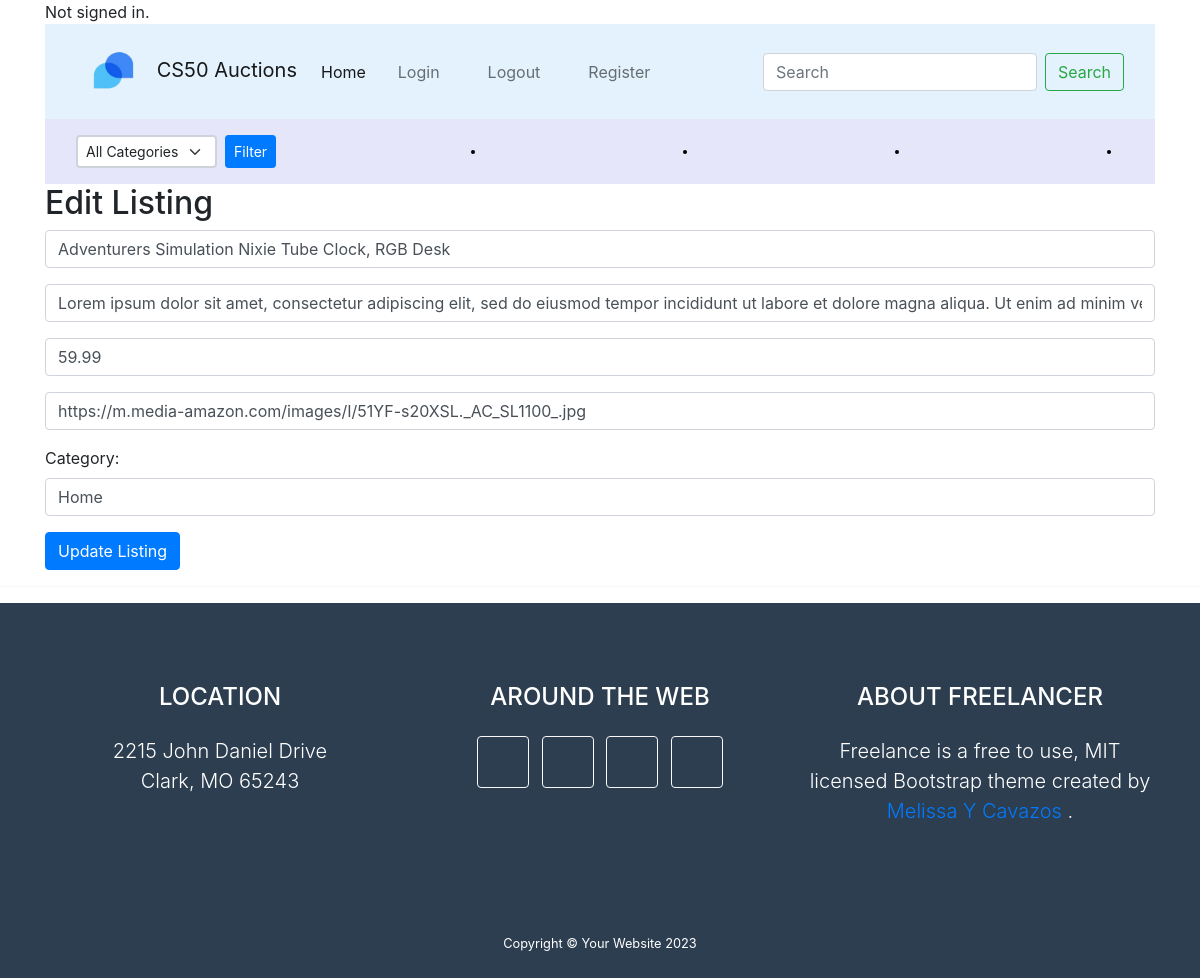
Page /edit_listing/1 on the earlier database version.
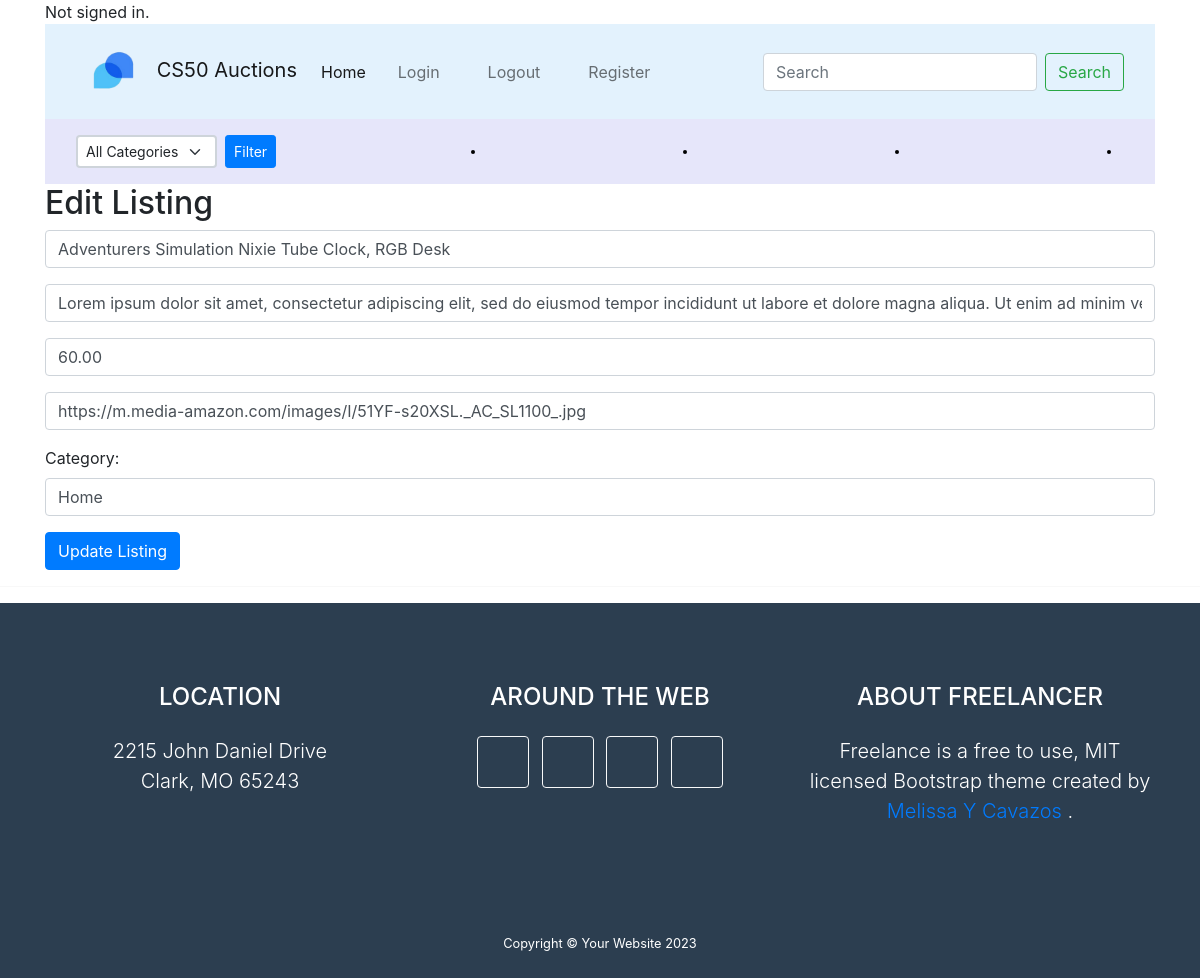
Same page on the later database version.
### auctions/models.py (models this page shows, shortened)
class Listing(models.Model):
    CATEGORIES = (
    ('books', 'Books'),
    ('electronics', 'Electronics'),
    ('fashion', 'Fashion'),
    ('home', 'Home'),
    ('sport', 'Sport'),
    )
    user = models.ForeignKey(User, on_delete=models.CASCADE, related_name="listings", default=1)
    title = models.CharField(max_length=50)
    description = models.TextField()
    price = models.DecimalField(max_digits=6, decimal_places=2)
    image_url = models.URLField(max_length=2000, default='')
    category = models.CharField(max_length=20, choices=CATEGORIES, default='books')
    live = models.BooleanField(default=True)
    watchers = models.ManyToManyField(User, blank=True, related_name="watchlist")
    created = models.DateTimeField(default=timezone.now, blank=True)
    current_price = models.DecimalField(max_digits=6, decimal_places=2, default=0.00)

### auctions/views.py (the view)
# urls.py: path("edit_listing/<int:pk>", views.edit_listing, name='edit_listing'),
def edit_listing(request, pk):
    listing = get_object_or_404(Listing, id=pk)
    if request.method == 'POST':
        form = ListingForm(request.POST, instance=listing)
        print(form.errors)
        if form.is_valid():
            form.save()
            return redirect('auctions:your_listing', pk=listing.pk)
    else:
        form = ListingForm(instance=listing)
    context = {'form': form, 'listing': listing}
    return render(request, 'auctions/edit_listing.html', context)

### auctions/forms.py
class ListingForm(forms.ModelForm):
    CATEGORIES = (
        ('books', 'Books'),
        ('electronics', 'Electronics'),
        ('fashion', 'Fashion'),
        ('home', 'Home'),
        ('sport', 'Sport'),
    )
    class Meta:
        model = Listing
        fields = ('title', 'description', 'price', 'image_url', 'category', )
        widgets = {
            'title': forms.TextInput(attrs={"class": 'form-control'}),
            'description': forms.TextInput(attrs={"class": 'form-control'}),
            'price': forms.TextInput(attrs={"class": 'form-control'}),
            'image_url': forms.TextInput(attrs={"class": 'form-control'}),
            'category': forms.Select(attrs={'class': 'form-control'}, choices=Listing.CATEGORIES),
        }

### auctions/templates/auctions/edit_listing.html (shortened to what this page needs)
{% extends "auctions/layout.html" %}
{% block body %}
    <h2>Edit Listing</h2>
    <form action="{% url 'auctions:edit_listing' listing.id %}" method="post">
        <div class="form-group">
            <input class="form-control" autofocus type="text" name="title" placeholder="title" value="{{ listing.title }}">
        </div>
        <div class="form-group">
            <input class="form-control" type="textbox" name="description" placeholder="description" value="{{ listing.description }}">
        </div>
        <div class="form-group">
            <input class="form-control" type="text" name="price" placeholder="Price" value="{{ listing.price }}">
        </div>
        <div class="form-group">
            <input class="form-control" type="text" name="image_url" placeholder="html link" value="{{ listing.image_url }}">
        </div>
        <div class="form-group">
            <label for="category">Category:</label>
            <select class="form-control" id="categories" name="category">
                {% for value, label in form.category.field.choices %}
                    <option value="{{ value }}" {% if value == listing.category %}selected{% endif %}>{{ label }}</option>
                {% endfor %}
            </select>
        </div>
        <input class="btn btn-primary" type="submit" value="Update Listing">
    </form>
{% endblock %}

### auctions/templates/auctions/layout.html (shortened to what this page needs)
{% load static %}
<!DOCTYPE html>
<html lang="en">
    <head>
        <link rel="stylesheet" type="text/css" href="{% static 'auctions/style.css' %}">
        <link rel="stylesheet" href="https://stackpath.bootstrapcdn.com/bootstrap/4.4.1/css/bootstrap.min.css">
        <link rel="stylesheet" href="https://cdn.jsdelivr.net/npm/bootstrap@4.0.0/dist/css/bootstrap.min.css">
    </head>
    <div class="container">
    <body>
        <div>
            {% if user.is_authenticated %}
                Signed in as <strong>{{ user.username }}</strong>.
            {% else %}
                Not signed in.
            {% endif %}
            <nav class="navbar navbar-expand-lg bg-body-tertiary" style="background-color: #e3f2fd;">
              <div class="container-fluid">
                  <div class="navbar-header">
                      <a class="navbar-brand" href="{% url 'auctions:index' %}">
                          <img src="{% static 'auctions/images/logo.png' %}" alt="Logo" width="75" height="69" class="d-inline-block align-text-right">
                          CS50 Auctions
                      </a>
                  </div>
                  <div class="collapse navbar-collapse justify-content-end" id="navbarSupportedContent">
                      <ul class="navbar-nav">
                          <li class="nav-item">
                              <a class="nav-link active" aria-current="page" href="{% url 'auctions:index' %}">Home</a>
                          </li>
                          <li class="nav-item mx-3">
                              <a class="nav-link" href="{% url 'auctions:login' %}">Login</a>
                          </li>
                          <li class="nav-item mx-3">
                              <a class="nav-link" href="{% url 'auctions:logout' %}">Logout</a>
                          </li>
                          <li class="nav-item mx-3">
                              <a class="nav-link" href="{% url 'auctions:register' %}">Register</a>
                          </li>
                      </ul>
                      <form class="d-flex ml-auto" role="search">
                          <input class="form-control me-2" type="search" placeholder="Search" aria-label="Search">
                          <button class="btn btn-outline-success" type="submit">Search</button>
                      </form>
                  </div>
              </div>
          </nav>
              <div class="copyright py-2 text-center" style="background-color: #E6E6FA; color: black; padding-top: 0.3rem; padding-bottom: 0.3rem; line-height: 0.5; font-size: 12px;">
                <nav class="navbar navbar-expand-lg bg-body-tertiary">
                    <div class="container-fluid">
                        <form action="{% url 'auctions:index' %}" method="get" class="d-flex">
                            <select name="category" class="form-select form-select-sm mr-2">
                                <option value="">All Categories</option>
                            </select>
                            <input type="submit" value="Filter" class="btn btn-primary btn-sm">
                        </form>
                        <li class="nav-item small-text">
                        </li>
                        <li class="nav-item small-text">
                        <li class="nav-item small-text">
                        </li>
                        <li class="nav-item small-text">
                        </li>
                    </div>
                </div>
        {% block body %}
        {% endblock %}
        </div>
    </div>
    <hr>
    <footer class="footer text-center">
      <div class="container">
          <div class="row">
              <div class="col-lg-4 mb-5 mb-lg-0">
                  <h4 class="text-uppercase mb-4">Location</h4>
                  <p class="lead mb-0">
                      2215 John Daniel Drive
                      <br />
                      Clark, MO 65243
                  </p>
              </div>
              <div class="col-lg-4 mb-5 mb-lg-0">
                  <h4 class="text-uppercase mb-4">Around the Web</h4>
                  <a class="btn btn-outline-light btn-social mx-1" href="#!"></a>
                  <a class="btn btn-outline-light btn-social mx-1" href="#!"></a>
                  <a class="btn btn-outline-light btn-social mx-1" href="#!"></a>
                  <a class="btn btn-outline-light btn-social mx-1" href="#!"></a>
              </div>
              <div class="col-lg-4">
                  <h4 class="text-uppercase mb-4">About Freelancer</h4>
                  <p class="lead mb-0">
                      Freelance is a free to use, MIT licensed Bootstrap theme created by
                      <a href="http://startbootstrap.com">Melissa Y Cavazos</a>
                      .
                  </p>
              </div>
          </div>
      </div>
  </footer>
  <div class="copyright py-4 text-center text-white" >
      <div class="container"><small>Copyright &copy; Your Website 2023</small></div>
  </div>
</html>

Differences in the rows shown:
changed Listing "Adventurers Simulation Nixie Tube Clock, RGB Desk": price "59.99" → "60.00"
